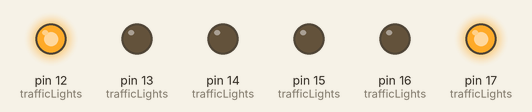
Recording of a sketch running on a simulated Arduino Uno, built with avr-gcc and run on an emulated ATmega328P. Shown: output pins drawn as LEDs (lit = HIGH).

Above: at 2.5 s.
At 6.0 s:
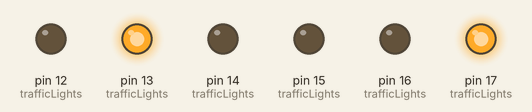
At 9.5 s:
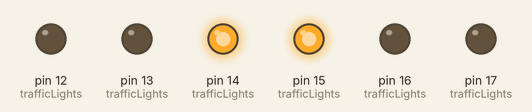
At 13.0 s:
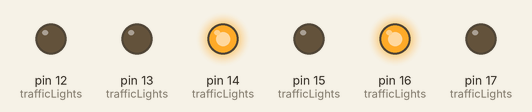
Timing chart, 0 to 18.2 s (numbered marks = the images above):
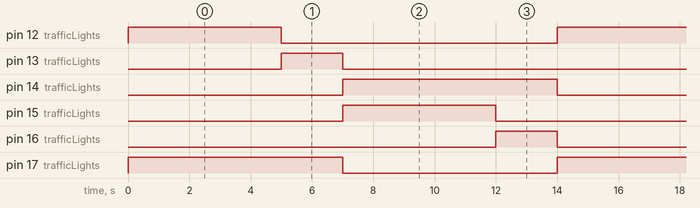

Measured:
- by itself, pin 12 (trafficLights), pin 15 (trafficLights): alternates HIGH for 5.0 s and LOW for 9.0 s
- by itself, pin 13 (trafficLights), pin 16 (trafficLights): alternates HIGH for 2.0 s and LOW for 12.0 s
- by itself, pin 14 (trafficLights), pin 17 (trafficLights): alternates HIGH for 7.0 s and LOW for 7.0 s

The sketch:

espTraficLight.ino
```cpp
struct TrafficLight {
    int greenPin;
    int yellowPin;
    int redPin;
  };

  TrafficLight trafficLights[4] = {
    {27, 26, 25},  // 세트 1
    {12, 13, 14},  // 세트 2
    {21, 22, 23},  // 세트 3
    {15, 16, 17}   // 세트 4
  };

  // 타이밍 변수
  const unsigned long GREEN_DURATION = 5000;   // 초록 지속 시간
  const unsigned long YELLOW_DURATION = 2000;  // 노랑 지속 시간

  enum Phase {
    GREEN_12,
    YELLOW_12,
    GREEN_34,
    YELLOW_34
  };

  Phase currentPhase = GREEN_12;
  unsigned long lastChangeTime = 0;

  void setup() {
    for (int i = 0; i < 4; i++) {
      pinMode(trafficLights[i].greenPin, OUTPUT);
      pinMode(trafficLights[i].yellowPin, OUTPUT);
      pinMode(trafficLights[i].redPin, OUTPUT);
    }

    setGreenGroup12();  // 초기 상태
    lastChangeTime = millis();
  }

  void loop() {
    unsigned long now = millis();

    switch (currentPhase) {
      case GREEN_12:
        if (now - lastChangeTime >= GREEN_DURATION) {
          setYellowGroup12();
          currentPhase = YELLOW_12;
          lastChangeTime = now;
        }
        break;

      case YELLOW_12:
        if (now - lastChangeTime >= YELLOW_DURATION) {
          setGreenGroup34();
          currentPhase = GREEN_34;
          lastChangeTime = now;
        }
        break;

      case GREEN_34:
        if (now - lastChangeTime >= GREEN_DURATION) {
          setYellowGroup34();
          currentPhase = YELLOW_34;
          lastChangeTime = now;
        }
        break;

      case YELLOW_34:
        if (now - lastChangeTime >= YELLOW_DURATION) {
          setGreenGroup12();
          currentPhase = GREEN_12;
          lastChangeTime = now;
        }
        break;
    }
  }

  void setGreenGroup12() {
    setLight(0, LOW, LOW, HIGH);
    setLight(1, LOW, LOW, HIGH);
    setLight(2, HIGH, LOW, LOW);
    setLight(3, HIGH, LOW, LOW);
  }

  void setYellowGroup12() {
    setLight(0, LOW, HIGH, LOW);
    setLight(1, LOW, HIGH, LOW);
    setLight(2, HIGH, LOW, LOW);
    setLight(3, HIGH, LOW, LOW);
  }

  void setGreenGroup34() {
    setLight(0, HIGH, LOW, LOW);
    setLight(1, HIGH, LOW, LOW);
    setLight(2, LOW, LOW, HIGH);
    setLight(3, LOW, LOW, HIGH);
  }

  void setYellowGroup34() {
    setLight(0, HIGH, LOW, LOW);
    setLight(1, HIGH, LOW, LOW);
    setLight(2, LOW, HIGH, LOW);
    setLight(3, LOW, HIGH, LOW);
  }

  void setLight(int index, int red, int yellow, int green) {
    digitalWrite(trafficLights[index].redPin, red);
    digitalWrite(trafficLights[index].yellowPin, yellow);
    digitalWrite(trafficLights[index].greenPin, green);
  }
  
```
